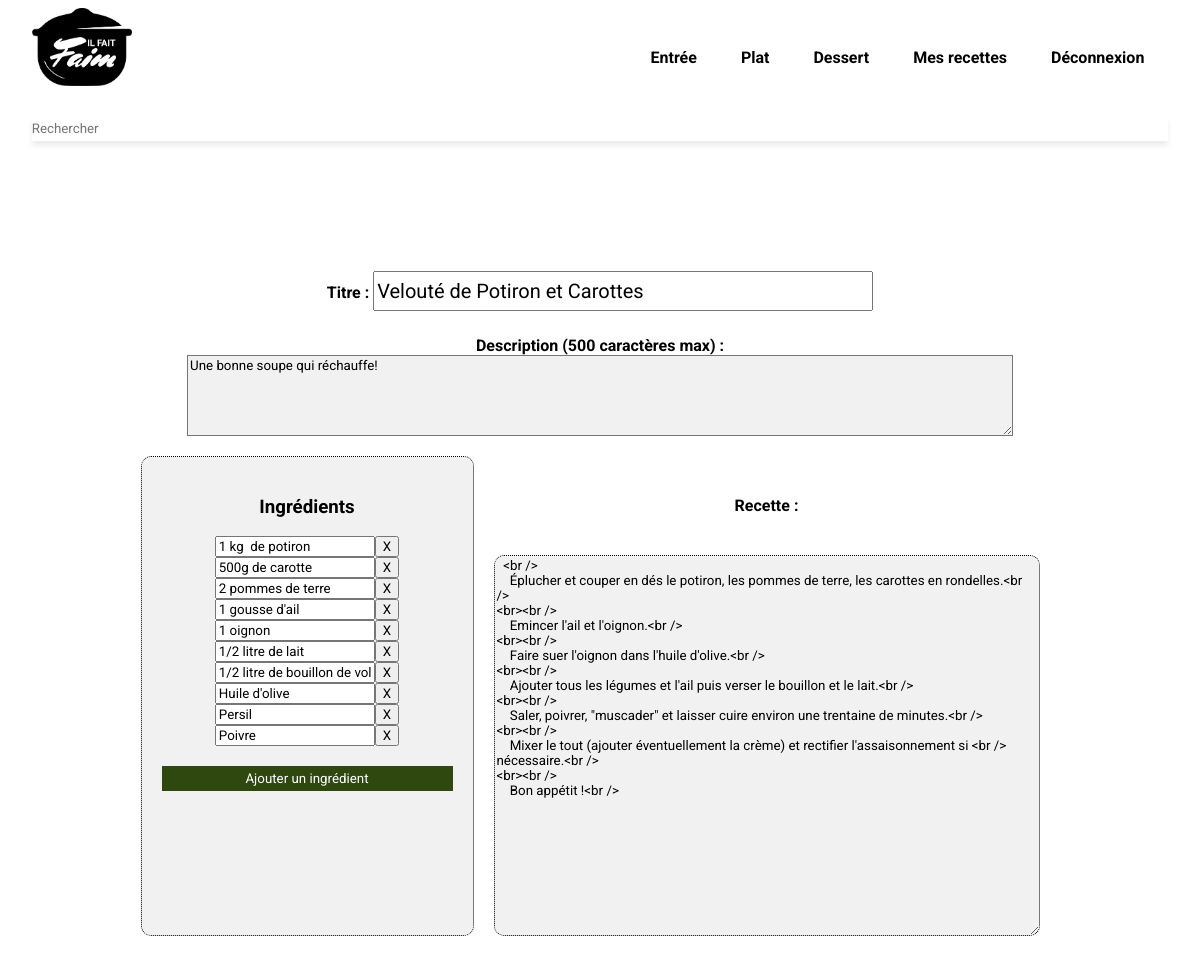
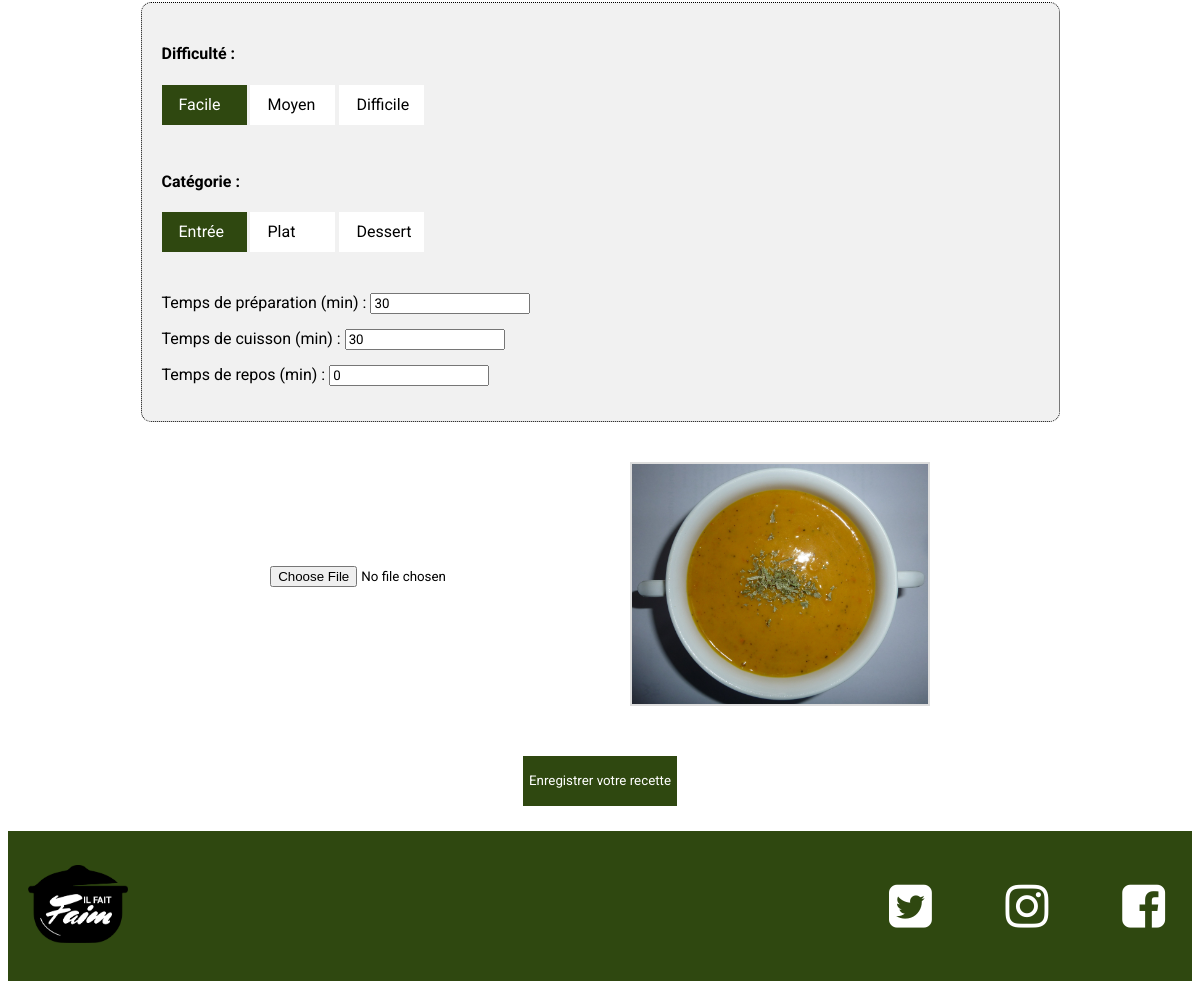
The page /index.php?page=update&id=50 (signed in) on the database its author committed (2 pictures, top to bottom).
### tables this page shows
CREATE TABLE `recipes` (
  `name` varchar(255) NOT NULL,
  `author` varchar(20) NOT NULL,
  `category` int(9) NOT NULL DEFAULT '0',
  `text` text,
  `image` varchar(256) DEFAULT NULL,
  `created` datetime NOT NULL DEFAULT CURRENT_TIMESTAMP,
  `id` int(9) NOT NULL,
  `ingredient` text NOT NULL,
  `box` int(11) NOT NULL,
  `preparation` int(9) NOT NULL,
  `repos` int(11) NOT NULL,
  `cuisson` int(11) NOT NULL,
  `difficulte` varchar(256) NOT NULL,
  `description` varchar(500) DEFAULT NULL
);

### models/crud.php (called while the page is built, shortened)
<?php
function getArticleById($id){
    require './connexion/connexion.php';
    $query = $pdo->prepare('SELECT * FROM `recipes` WHERE `id` = :id');
    $query->execute([
    'id' => $id
]);
$post = $query->fetch();
return $post;
}

### controllers/update.php (called while the page is built, shortened)
<?php
include '../connexion/connexion.php';
include './models/crud.php';
        if(isset($_SESSION['userId'])){
            $id=$_GET['id'];
            $post = getArticleById($id);
            $ingre = explode(";",$post['ingredient']);
            array_pop($ingre);
            $ingre = array_reverse($ingre);
}else{
header('Location: ../?page=accueil');
}

### views/viewUpdate.php (the view, shortened to what this page needs)
<?php
include './controllers/update.php';
?>
<main>
    <section class="add_div">
        <form action="../controllers/update.php" method="post" enctype="multipart/form-data" class="add_form">
            <section class="add_title">
                <label for="name">Titre : </label>
                <input type="text" name="name" value="<?= $post['name'] ?>">
            </section>
            <section class="add_description">
                <label for="description">Description (500 caractères max) : </label>
                <textarea name="description" rows="5" cols="115" wrap="hard" maxlength="500"
                    placeholder='Faite une courte présentation de votre recette ici...'
                    style="background-color:#f1f1f1;" required><?= $post['description'] ?></textarea>
            </section>
            <section class="input">
                <section class="ingredient_form">
                    <h3>Ingrédients</h3>
                    <div id="input_fields_wrap" class="input_fields_wrap">
                        <?php $i=0 ?>
                        <?php foreach($ingre as $ingre): ?>
                        <?php $split = explode("_",$ingre) ?>
                        <?php $i++ ?>
                        <div>
                            <input type="text" name="ingredient_<?= $i ?>" value="<?= $split[0] ?>">
                            <button class="remove_ingredient"> X</button>
                        </div>
                        <?php endforeach ?>
                    </div>
                    <button id="add_ingredient" class="update_ingredient"> Ajouter un ingrédient </button>
                </section>
                <section class="add_content">
                    <label for="content">Recette : </label>
                    <textarea name="content" rows="25" cols="75" wrap="hard"> <?= $post['text'] ?></textarea>
                </section>
            </section>
            <section class="add_misc">
                <div class="add_difficult" id="add_difficult">
                    <h4>Difficulté : </h4>
                    <div <?php if($post['difficulte']=="facile"){
                                echo "class='selected'";
                                    }?>>
                        <label for="facile">Facile</label>
                    </div>
                    <div <?php if($post['difficulte']=="moyen"){
                                echo "class='selected'";
                                    }?>>
                        <label for="moyen">Moyen</label>
                    </div>
                    <div <?php if($post['difficulte']=="difficile"){
                                echo "class='selected'";
                                    }?>>
                        <label for="difficile">Difficile</label>
                    </div>
                </div>
                <div class="add_difficult">
                    <h4>Catégorie : </h4>
                    <div <?php if($post['category']=="1"){
                                echo "class='selected'";
                                    }?>>
                        <label for="category">Entrée</label>
                    </div>
                    <div <?php if($post['category']=="2"){
                                echo "class='selected'";
                                    }?>>
                        <label for="category">Plat</label>
                    </div>
                    <div <?php if($post['category']=="3"){
                                echo "class='selected'";
                                    }?>>
                        <label for="category">Dessert</label>
                    </div>
                </div>
                <div class="input_nb">
                    <label for="preparation"> Temps de préparation (min) : </label>
                    <input type="number" id="preparation" name="preparation" value=<?= $post['preparation'] ?>>
                </div>
                <div class="input_nb">
                    <label for="cuisson"> Temps de cuisson (min) : </label>
                    <input type="number" id="cuisson" name="cuisson" value=<?= $post['cuisson'] ?>>
                </div>
                <div class="input_nb">
                    <label for="repos"> Temps de repos (min) : </label>
                    <input type="number" id="repos" name="repos" value=<?= $post['repos'] ?>>
                </div>
            </section>
            <div class=add_input>
                <input type="file" name="picture" id="imgInp">
                <div class="image-preview" id="imagePreview">
                    <img src="./uploads_img/<?= $post['image'] ?>" alt="Image Preview" class="image-preview__image"
                        style="display:block">
                </div>
            </div>
            <div>
                <input type="submit" value="Enregistrer votre recette" class="add_btn" name="update_submit">
            </div>
        </form>
    </section>
</main>

### css/style.css (style rules this page uses)
* { box-sizing: border-box; font-family: 'Roboto', sans-serif; }
main { padding: 0 6%; margin: auto; }
.add_title { margin: 25px; }
.add_title input { height: 40px; width: 500px; font-size: 20px; }
.add_description { margin-bottom: 20px; display: flex; flex-direction: column; text-align: left; justify-content: center; }
.add_description label, .add_title label, .add_content label { font-size: 16px; font-weight: bold; justify-content: center; margin: auto; }
.add_description textarea { margin: auto; }
.add_div { min-height: 630px; background-color: #fff; display: flex; justify-content: center; align-items: center; }
.add_form { display: flex; flex-direction: column; text-align: center; }
.add_btn { height: 50px; border: none; background: #2f4810; color: #fff; outline: none; cursor: pointer; transition: .5s; margin: 25px; }
.add_input { margin: 25px; display: flex; align-items: center; justify-content: space-evenly; }
.input { display: flex; flex: wrap; justify-content: space-around; }
.ingredient_form { display: flex; flex-direction: column; flex-shrink: inherit; background: #f1f1f1; border: dotted 1px; min-height: 480px; padding: 20px 20px; border-radius: 10px; width: 333px; }
.input_fields_wrap { display: flex; flex-wrap: wrap; justify-content: space-around; }
.input_fields_wrap div { display: flex; }
.add_ingredient, .update_ingredient { height: 25px; border: none; background: #2f4810; color: #fff; outline: none; cursor: pointer; transition: .5s; margin: 20px 0px; }
.input_fields_wrap input, .input_fields_wraps input { width: 90%; }
.add_content { margin: 0 20px; display: flex; flex-direction: column; }
.add_content textarea { border: dotted 1px; border-radius: 10px; background: #f1f1f1; }
.add_misc { margin-top: 20px; border: dotted 1px; border-radius: 10px; ; background: #f1f1f1; padding: 20px; text-align: left; }
.add_difficult div { display: inline-block; background-color: #fff; height: 40px; width: 85px; }
.add_difficult .selected { background-color: #2f4810; color: #fff; }
.add_difficult div label { position: relative; top: 10px; left: 17px; }
input[type=number] { -moz-appearance: textfield; }
.input_nb { margin: 15px 0px; }
.image-preview { width: 300px; min-height: 100px; border: 2px solid #dddddd; margin-top: 15px; display: flex; align-items: center; justify-content: center; font-weight: bold; color: #cccccc; }
.image-preview__image { display: none; max-width: none; width: 100%; object-fit: contain; }

### rows shown on the page
recipes: name "Velouté de Potiron et Carottes", description "Une bonne soupe qui réchauffe!", content "<br /> Éplucher et couper en dés le potiron, les pommes de terre, les carottes en rondelles.<br /> <br><br /> Emincer l'ail et l'oignon.<br /> <br><br /> Faire suer l'oignon dans l'huile d'olive.<br /> <br><br /> Ajouter tous les légumes et l'ail puis verser le bouillon et le lait.<br /> <br><br /> Saler, poivrer, \"muscader\" et laisser cuire environ une trentaine de minutes.<br /> <br><br /> Mixer le tout (ajouter éventuellement la crème) et rectifier l'assaisonnement si <br /> nécessaire.<br /> <br><br /> Bon appétit !<br />", preparation "30", cuisson "30", repos "0", image (picture)
